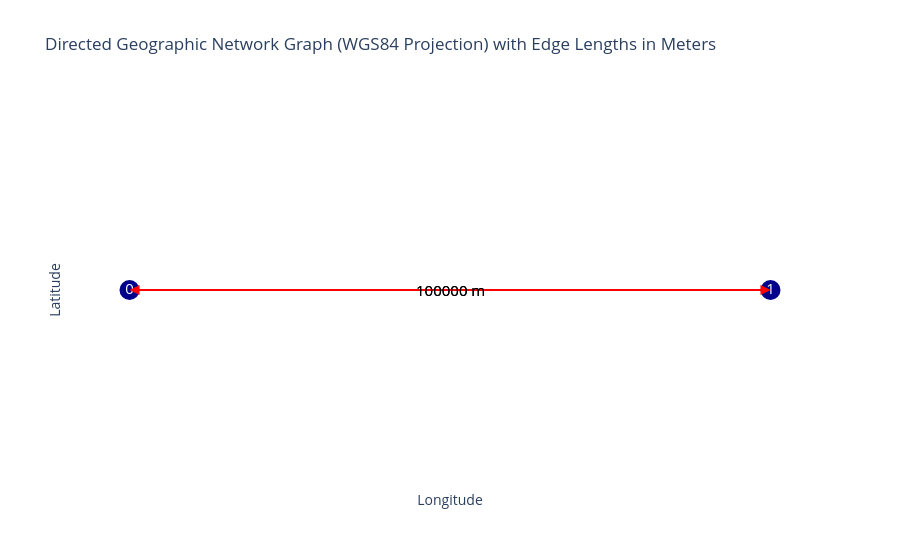

This figure's notebook cell:
### Code cell
opentnsim.graph.plot_graph(FG)

### Figure 1 — Plotly figure (JSON) as saved in the notebook; plotly's stock layout.template omitted (floating-point values rounded to 4 significant figures)
{"data": [{"hoverinfo": "none", "line": {"color": "red", "width": 2}, "mode": "lines", "type": "scatter", "x": [0, 0.8983], "y": [0, 0]}, {"hoverinfo": "none", "line": {"color": "red", "width": 2}, "mode": "lines", "type": "scatter", "x": [0.8983, 0], "y": [0, 0]}, {"hoverinfo": "text", "marker": {"color": "darkblue", "size": 20}, "mode": "markers+text", "text": ["0", "1"], "textfont": {"color": "white", "size": 15}, "textposition": "middle center", "type": "scatter", "x": [0, 0.8983], "y": [0, 0]}], "layout": {"annotations": [{"arrowcolor": "red", "arrowhead": 2, "arrowsize": 2, "arrowwidth": 1, "ax": 0, "axref": "x", "ay": 0, "ayref": "y", "showarrow": true, "x": 0.8983, "xref": "x", "y": 0, "yref": "y"}, {"arrowcolor": "red", "arrowhead": 2, "arrowsize": 2, "arrowwidth": 1, "ax": 0.8983, "axref": "x", "ay": 0, "ayref": "y", "showarrow": true, "x": 0, "xref": "x", "y": 0, "yref": "y"}, {"font": {"color": "black", "size": 15}, "showarrow": false, "text": "100000 m", "x": 0.4492, "y": 0}, {"font": {"color": "black", "size": 15}, "showarrow": false, "text": "100000 m", "x": 0.4492, "y": 0}], "plot_bgcolor": "white", "showlegend": false, "title": {"text": "Directed Geographic Network Graph (WGS84 Projection) with Edge Lengths in Meters"}, "xaxis": {"showgrid": false, "showticklabels": false, "title": {"text": "Longitude"}, "zeroline": false}, "yaxis": {"showgrid": false, "showticklabels": false, "title": {"text": "Latitude"}, "zeroline": false}}}
